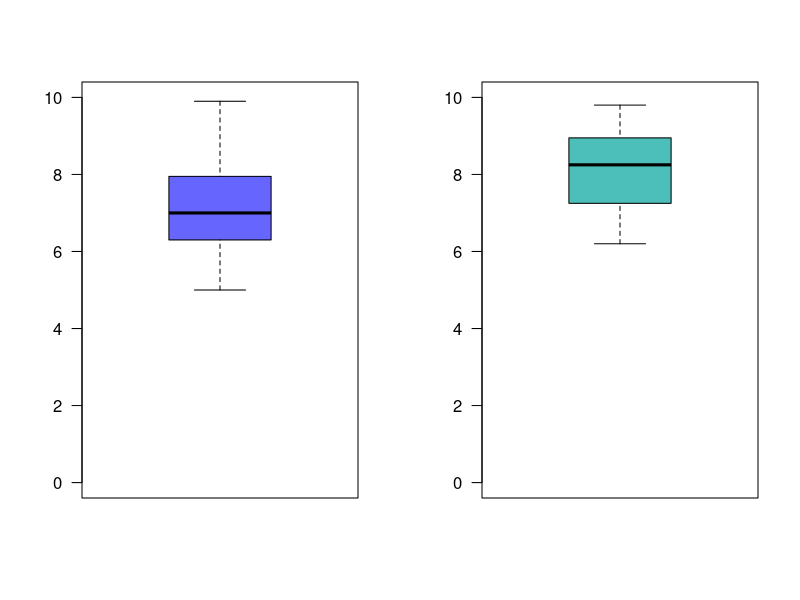
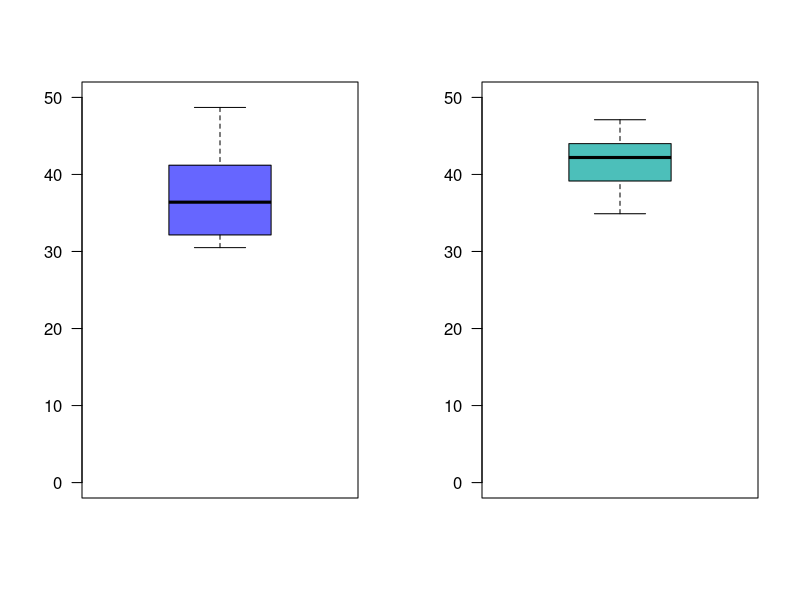
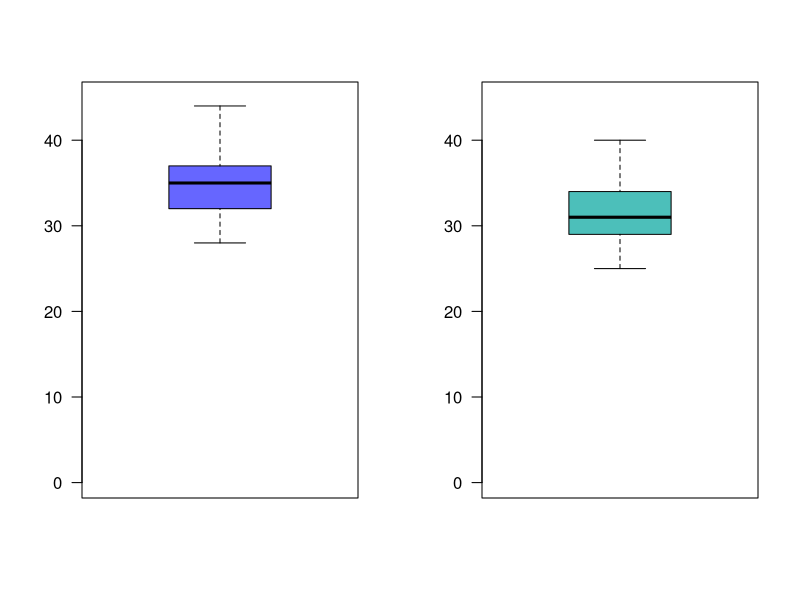
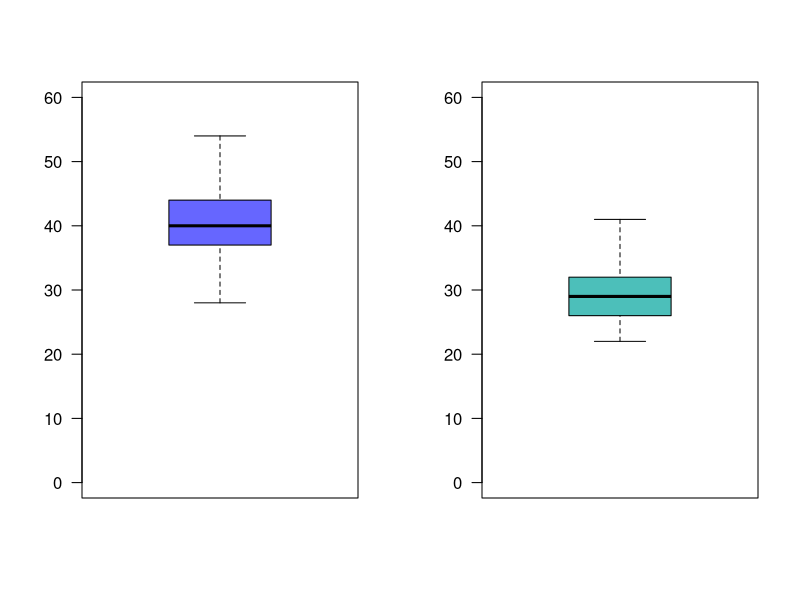
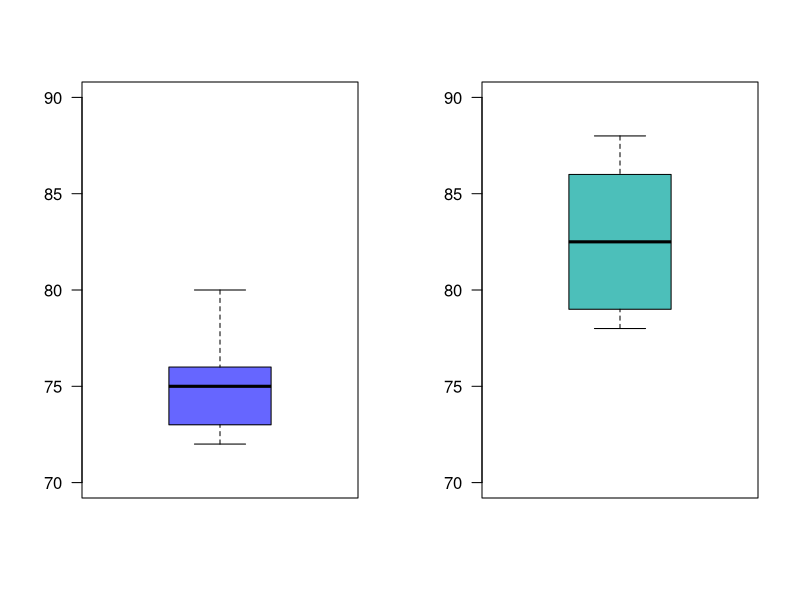

Here is the R script that generated these plots, in order: (Note: this script raises an error after producing the figures.)
## ---- chunk 1
knitr::opts_chunk$set(comment = NA)

# colores
c0= "#b0394a"
c1= "#ad6395"
c2= "#a391c4"
c3= "#8acfe6"
c4= "#646420"
c5= "#db524f"
## ---- chunk 2
prop.test(x=3,n=40, p=0.05, conf.level=0.95, alternative = "less")
## ---- chunk 3
c2="#6666FF" # AZUL  
c3="#4CBFBA" # VERDE CLARO  

g1=c(6.2,  5.0,  6.9,  7.5,  8.6,  9.0,  7.0,  6.3, 9.9,  7.2,  8.1,  6.3,  5.2,  7.7,  5.7,  7.1,  6.4,  7.1,  8.3,  8.2,  6.4,  7.0,  7.8,  6.9,  8.5,  7.7,  8.2,  5.9,  9.8,  5.9,  6.7,  6.3,  6.7,  5.4,  7.2,  6.4)

g2=c(8.2,  6.7,  7.6,  8.3,  9.4,  7.3,  6.7,  7.2,  9.8,  9.6,  8.9,  7.3,  9.7,  7.9,  9.1,  9.0,  9.2, 7.4,  8.3,  8.6,  8.5,  9.2,  7.0,  6.6,  8.4, 8.3,  7.5,  6.8,  7.0,  7.3, 8.9,  6.2,  7.1,  8.5, 9.1,  7.9,  8.1,  8.6,  6.8,  9.0)

par(mfrow = c(1, 2))
boxplot(g1, las=1, col = c2, ylim=c(0,10))
boxplot(g2, las=1, col = c3, ylim=c(0,10))

## ---- chunk 4
shapiro.test(g1) 
shapiro.test(g2) 
## ---- chunk 5
var.test(g1,g2) 
## ---- chunk 6
t.test(g1,g2,                 # variables 
       paired=FALSE,          # grupos independientes
       var.equal=TRUE,        # varianzas iguales
       conf.level=0.95)       # alpha = 0.05
## ---- chunk 7
t.test(g1,g2,                 # variables
       paired=FALSE,          # grupos independientes
       var.equal=TRUE,        # varianzas iguales
       conf.level=0.95,       # alpha = 0.05
       alternative = "less")  # hipótesis alterna menor que (cola inferior)
## ---- chunk 8
c2="#6666FF" # AZUL  
c3="#4CBFBA" # VERDE CLARO  

FB=c(41.8, 41.6, 31.5, 48.7, 40.8, 31.2, 36.5, 36.2, 32.8, 36.3, 38.6, 30.5)
KT=c(40.5, 38.4, 44.0, 34.9, 44.0, 44.7, 44.0, 47.1, 39.8, 43.9, 38.5, 40.2)
par(mfrow = c(1, 2))
boxplot(FB, las=1, col = c2, ylim=c(0,50))
boxplot(KT, las=1, col = c3, ylim=c(0,50))
## ---- chunk 9
var.test(FB,KT) 
## ---- chunk 10
t.test(FB,KT,                 # variables 
       paired=FALSE,          # grupos independientes
       var.equal=TRUE,        # varianzas iguales
       conf.level=0.95)       # alpha = 0.05
## ---- chunk 11
t.test(FB,KT,                 # variables 
       paired=FALSE,          # grupos independientes
       var.equal=TRUE,        # varianzas iguales
       conf.level=0.95,       # alpha = 0.05
       alternative = "less"  )
## ---- chunk 12
c2="#6666FF" # AZUL  
c3="#4CBFBA" # VERDE CLARO  

met.nue=c(32, 37, 35, 28, 41, 44, 35, 31, 34) 
met.est=c(35, 31, 29, 25, 34, 40, 27, 32, 31)

par(mfrow = c(1, 2))
boxplot(met.nue, las=1, col = c2, ylim=c(0,45))
boxplot(met.est, las=1, col = c3, ylim=c(0,45))

## ---- chunk 13

x1=c(104, 89, 84, 106, 90, 96, 79, 90, 85, 76, 91, 82, 100, 89, 121, 72)
x2=c( 98, 85, 85, 103, 88, 95, 79, 90, 82, 76, 89, 81,  99, 86, 111, 70)

## ---- chunk 14
c2="#6666FF" # AZUL  
c3="#4CBFBA" # VERDE CLARO  

lec.nue=c(35, 40, 36, 42, 41, 52, 36, 41, 49, 41, 45, 38, 31, 54, 37, 47, 38, 34, 46, 39, 45, 44, 41, 42, 36, 43, 35, 31, 38, 38, 41, 41, 44, 44, 35, 44, 38, 33, 38, 49, 45, 45,  38, 46, 28, 40, 41, 47, 43, 50, 39, 36, 39, 38, 37, 37, 47, 37, 41, 40, 35)
lec.act=c(41, 33, 22, 27, 31, 25, 28, 36, 29, 32, 25, 31, 31, 30, 31, 36, 26, 29, 29, 26, 27, 27, 30, 34, 26, 30, 23, 22, 29, 31, 37, 32, 34, 25, 25, 36, 32, 30, 23, 31, 33, 27, 27, 29, 35, 36, 27, 29, 25, 34, 27, 25, 32, 37, 31, 33, 27, 31, 26, 25, 24)

par(mfrow = c(1, 2))
boxplot(lec.nue, las=1, col = c2, ylim=c(0,60))
boxplot(lec.act, las=1, col = c3, ylim=c(0,60))
 
shapiro.test(lec.nue) 
shapiro.test(lec.act)  
var.test(lec.nue, lec.act) 
t.test(lec.nue,lec.act,  paired=FALSE, var.equal=TRUE, conf.level=0.95, alternative = "greater")
## ---- chunk 15
c2="#6666FF" # AZUL  
c3="#4CBFBA" # VERDE CLARO  

g1=c(75, 76, 74, 80, 72, 78, 76, 73, 72, 75)
g2=c(86, 78, 86, 84, 81, 79, 78, 84, 88, 80)

par(mfrow = c(1, 2))
boxplot(g1, las=1, col = c2, ylim=c(70,90))
boxplot(g2, las=1, col = c3, ylim=c(70,90))

# dos poblaciones, de grupos independientes
# Ho: var1 = var2
# Ha: var1 != var2 
var.test(g1,g2) # como el valor-p >> alpha, no rechazamos Ho, asumimos que las varianzas son iguales

# Ho: mu1 >= mu2 
# Ha: mu1 <  mu2 
t.test(g1,g2,  paired=FALSE, var.equal=TRUE, conf.level=0.95, alternative = "less")

## ---- chunk 16
prop.test(c(40,50), c(200,200),  conf.level = 0.95)
## ---- chunk 17
knitr::include_graphics("img/peanutmm.jpg")
